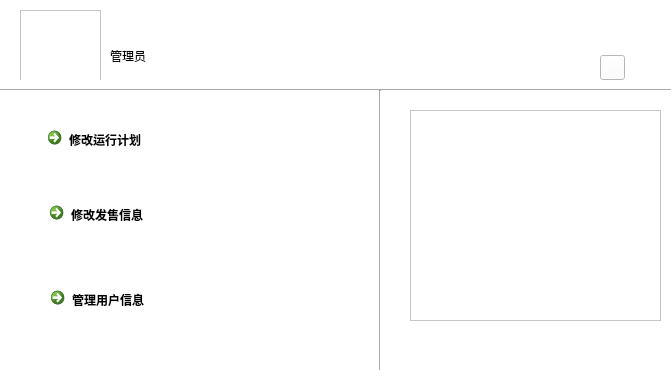
<?xml version="1.0" encoding="UTF-8"?>
<ui version="4.0">
 <class>Menu_Admin</class>
 <widget class="QWidget" name="Menu_Admin">
  <property name="geometry">
   <rect>
    <x>0</x>
    <y>0</y>
    <width>672</width>
    <height>376</height>
   </rect>
  </property>
  <property name="windowTitle">
   <string>管理员</string>
  </property>
  <property name="styleSheet">
   <string notr="true">background-color: rgb(255, 255, 255);</string>
  </property>
  <widget class="QGraphicsView" name="graphicsView">
   <property name="geometry">
    <rect>
     <x>20</x>
     <y>10</y>
     <width>81</width>
     <height>81</height>
    </rect>
   </property>
   <property name="minimumSize">
    <size>
     <width>81</width>
     <height>81</height>
    </size>
   </property>
   <property name="maximumSize">
    <size>
     <width>81</width>
     <height>81</height>
    </size>
   </property>
   <property name="styleSheet">
    <string notr="true">border-image: url(:/pic/user_alt_1_256px_1075122_easyicon.net.png);</string>
   </property>
  </widget>
  <widget class="Line" name="line">
   <property name="geometry">
    <rect>
     <x>0</x>
     <y>80</y>
     <width>671</width>
     <height>20</height>
    </rect>
   </property>
   <property name="minimumSize">
    <size>
     <width>671</width>
     <height>20</height>
    </size>
   </property>
   <property name="maximumSize">
    <size>
     <width>671</width>
     <height>20</height>
    </size>
   </property>
   <property name="orientation">
    <enum>Qt::Horizontal</enum>
   </property>
  </widget>
  <widget class="QLabel" name="label">
   <property name="geometry">
    <rect>
     <x>110</x>
     <y>30</y>
     <width>131</width>
     <height>51</height>
    </rect>
   </property>
   <property name="minimumSize">
    <size>
     <width>131</width>
     <height>51</height>
    </size>
   </property>
   <property name="maximumSize">
    <size>
     <width>131</width>
     <height>51</height>
    </size>
   </property>
   <property name="styleSheet">
    <string notr="true">font: 26pt &quot;微软雅黑&quot;;</string>
   </property>
   <property name="text">
    <string>管理员</string>
   </property>
  </widget>
  <widget class="QCommandLinkButton" name="ChangeTrain">
   <property name="geometry">
    <rect>
     <x>40</x>
     <y>120</y>
     <width>241</width>
     <height>51</height>
    </rect>
   </property>
   <property name="minimumSize">
    <size>
     <width>241</width>
     <height>51</height>
    </size>
   </property>
   <property name="maximumSize">
    <size>
     <width>241</width>
     <height>51</height>
    </size>
   </property>
   <property name="styleSheet">
    <string notr="true">font: 18pt &quot;微软雅黑&quot;;</string>
   </property>
   <property name="text">
    <string>修改运行计划</string>
   </property>
   <property name="icon">
    <iconset resource="pics.qrc">
     <normaloff>:/pic/Train_342px_1198796_easyicon.net.png</normaloff>:/pic/Train_342px_1198796_easyicon.net.png</iconset>
   </property>
   <property name="iconSize">
    <size>
     <width>30</width>
     <height>30</height>
    </size>
   </property>
  </widget>
  <widget class="QCommandLinkButton" name="ModifySell">
   <property name="geometry">
    <rect>
     <x>42</x>
     <y>195</y>
     <width>241</width>
     <height>51</height>
    </rect>
   </property>
   <property name="minimumSize">
    <size>
     <width>241</width>
     <height>51</height>
    </size>
   </property>
   <property name="maximumSize">
    <size>
     <width>241</width>
     <height>51</height>
    </size>
   </property>
   <property name="styleSheet">
    <string notr="true">font: 18pt &quot;微软雅黑&quot;;</string>
   </property>
   <property name="text">
    <string>修改发售信息</string>
   </property>
   <property name="icon">
    <iconset resource="pics.qrc">
     <normaloff>:/pic/price_tag_939px_1207370_easyicon.net.png</normaloff>:/pic/price_tag_939px_1207370_easyicon.net.png</iconset>
   </property>
   <property name="iconSize">
    <size>
     <width>40</width>
     <height>40</height>
    </size>
   </property>
  </widget>
  <widget class="QPushButton" name="BackLogButton">
   <property name="geometry">
    <rect>
     <x>600</x>
     <y>55</y>
     <width>25</width>
     <height>25</height>
    </rect>
   </property>
   <property name="minimumSize">
    <size>
     <width>25</width>
     <height>25</height>
    </size>
   </property>
   <property name="maximumSize">
    <size>
     <width>25</width>
     <height>25</height>
    </size>
   </property>
   <property name="styleSheet">
    <string notr="true">border-image: url(:/pic/shutdown_512px_1168703_easyicon.net.png);</string>
   </property>
   <property name="text">
    <string/>
   </property>
   <property name="shortcut">
    <string>Esc</string>
   </property>
  </widget>
  <widget class="QCommandLinkButton" name="ModifyUser">
   <property name="geometry">
    <rect>
     <x>43</x>
     <y>280</y>
     <width>241</width>
     <height>51</height>
    </rect>
   </property>
   <property name="minimumSize">
    <size>
     <width>241</width>
     <height>51</height>
    </size>
   </property>
   <property name="maximumSize">
    <size>
     <width>241</width>
     <height>51</height>
    </size>
   </property>
   <property name="styleSheet">
    <string notr="true">font: 18pt &quot;微软雅黑&quot;;</string>
   </property>
   <property name="text">
    <string>管理用户信息</string>
   </property>
   <property name="icon">
    <iconset resource="pics.qrc">
     <normaloff>:/pic/man_512px_1174196_easyicon.net.png</normaloff>:/pic/man_512px_1174196_easyicon.net.png</iconset>
   </property>
   <property name="iconSize">
    <size>
     <width>30</width>
     <height>30</height>
    </size>
   </property>
  </widget>
  <widget class="QGraphicsView" name="graphicsView_2">
   <property name="geometry">
    <rect>
     <x>410</x>
     <y>110</y>
     <width>251</width>
     <height>211</height>
    </rect>
   </property>
   <property name="minimumSize">
    <size>
     <width>251</width>
     <height>211</height>
    </size>
   </property>
   <property name="maximumSize">
    <size>
     <width>251</width>
     <height>211</height>
    </size>
   </property>
   <property name="styleSheet">
    <string notr="true">border-image:url(:/pic/circle.png)</string>
   </property>
  </widget>
  <widget class="Line" name="line_2">
   <property name="geometry">
    <rect>
     <x>370</x>
     <y>90</y>
     <width>20</width>
     <height>280</height>
    </rect>
   </property>
   <property name="minimumSize">
    <size>
     <width>20</width>
     <height>280</height>
    </size>
   </property>
   <property name="maximumSize">
    <size>
     <width>20</width>
     <height>280</height>
    </size>
   </property>
   <property name="orientation">
    <enum>Qt::Vertical</enum>
   </property>
  </widget>
 </widget>
 <resources>
  <include location="pics.qrc"/>
 </resources>
 <connections/>
</ui>
